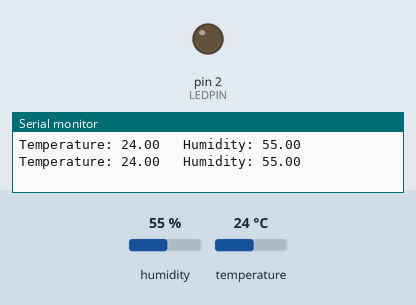
The sketch below on a simulated Arduino Uno, built with avr-gcc and run on an emulated ATmega328P. Parts: output pins drawn as LEDs (lit = HIGH), the last lines printed to the serial monitor. Inputs (shaded band) come from the test bench; at power-on: temperature 24 °C, humidity 55 %.

Above: at 5.8 s.
5.9 s: temperature set to 27 °C
At 10.6 s:
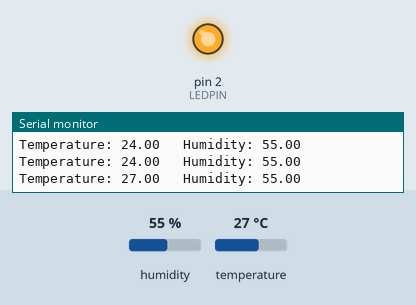
11.9 s: temperature set to 12 °C
At 16.5 s:
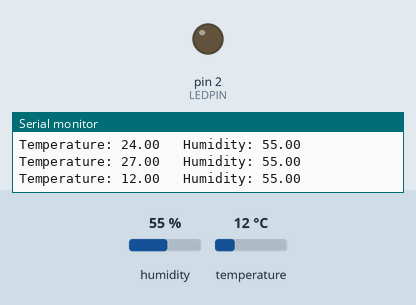
17.9 s: temperature set to 28 °C
At 21.2 s:
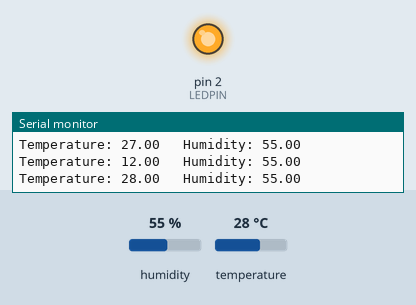
Timing chart, 0 to 22.7 s (numbered marks = the images above; inputs shaded):
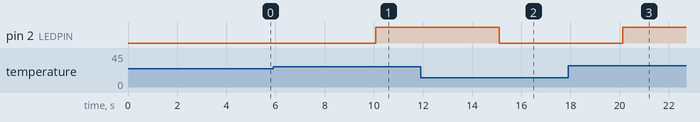

The sketch:

Temperature-Alert.ino
```cpp
#include <DHT.h>

#define DHTPIN 8
#define DHTTYPE DHT11
#define LEDPIN 2
#define TIMEBTWREAD 5000
#define TMPLIMIT 25

DHT dht(DHTPIN, DHTTYPE);

void setup() {
  Serial.begin(9600);
  pinMode(LEDPIN, OUTPUT);
  dht.begin();
}

void loop() {
  float humidity = dht.readHumidity();
  float temperature = dht.readTemperature();

  if (isnan(humidity) || isnan(temperature)) {
    Serial.println("ERROR: Reading data");
    return;
  }

  Serial.print("Temperature: ");
  Serial.print(temperature);
  Serial.print("\t Humidity: ");
  Serial.println(humidity);

  if(temperature > TMPLIMIT) {
    digitalWrite(LEDPIN,HIGH);
  } else {
    digitalWrite(LEDPIN,LOW);
  }

  delay(TIMEBTWREAD);
}
```

Measured:
- the behaviour switches between 25 and 26 °C on temperature (found by bisection; images 0 and 1)
- after the input at 5.9 s, pin 2 (LEDPIN): LOW → HIGH after 4.2 s
- after the input at 11.9 s, pin 2 (LEDPIN): HIGH → LOW after 3.2 s
- after the input at 17.9 s, pin 2 (LEDPIN): LOW → HIGH after 2.2 s
